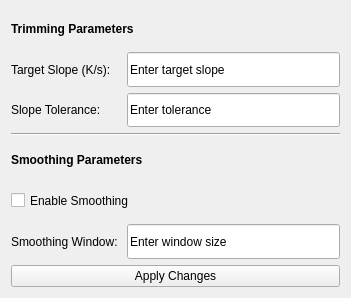
<?xml version="1.0" encoding="UTF-8"?>
<ui version="4.0">
 <class>Form</class>
 <widget class="QWidget" name="Form">
  <property name="geometry">
   <rect>
    <x>0</x>
    <y>0</y>
    <width>351</width>
    <height>298</height>
   </rect>
  </property>
  <property name="sizePolicy">
   <sizepolicy hsizetype="Expanding" vsizetype="Expanding">
    <horstretch>0</horstretch>
    <verstretch>0</verstretch>
   </sizepolicy>
  </property>
  <property name="windowTitle">
   <string>Trimming Options</string>
  </property>
  <layout class="QGridLayout" name="gridLayout">
   <item row="0" column="0">
    <layout class="QGridLayout" name="gridLayout_2">
     <item row="2" column="0">
      <widget class="QLabel" name="label_3">
       <property name="sizePolicy">
        <sizepolicy hsizetype="Preferred" vsizetype="Expanding">
         <horstretch>0</horstretch>
         <verstretch>0</verstretch>
        </sizepolicy>
       </property>
       <property name="text">
        <string>Slope Tolerance: </string>
       </property>
      </widget>
     </item>
     <item row="0" column="0" colspan="2">
      <widget class="QLabel" name="label">
       <property name="sizePolicy">
        <sizepolicy hsizetype="Expanding" vsizetype="Expanding">
         <horstretch>0</horstretch>
         <verstretch>0</verstretch>
        </sizepolicy>
       </property>
       <property name="font">
        <font>
         <weight>75</weight>
         <bold>true</bold>
         <underline>false</underline>
        </font>
       </property>
       <property name="text">
        <string>Trimming Parameters</string>
       </property>
      </widget>
     </item>
     <item row="6" column="1">
      <widget class="QLineEdit" name="lineEdit_SmoothingWindow">
       <property name="sizePolicy">
        <sizepolicy hsizetype="Expanding" vsizetype="Expanding">
         <horstretch>0</horstretch>
         <verstretch>0</verstretch>
        </sizepolicy>
       </property>
       <property name="text">
        <string>Enter window size</string>
       </property>
      </widget>
     </item>
     <item row="2" column="1">
      <widget class="QLineEdit" name="lineEdit_SlopeTolerance">
       <property name="sizePolicy">
        <sizepolicy hsizetype="Expanding" vsizetype="Expanding">
         <horstretch>0</horstretch>
         <verstretch>0</verstretch>
        </sizepolicy>
       </property>
       <property name="text">
        <string>Enter tolerance</string>
       </property>
      </widget>
     </item>
     <item row="5" column="0" colspan="2">
      <widget class="QCheckBox" name="checkBox_EnableSmoothing">
       <property name="sizePolicy">
        <sizepolicy hsizetype="Minimum" vsizetype="Expanding">
         <horstretch>0</horstretch>
         <verstretch>0</verstretch>
        </sizepolicy>
       </property>
       <property name="text">
        <string>Enable Smoothing</string>
       </property>
      </widget>
     </item>
     <item row="1" column="0">
      <widget class="QLabel" name="label_2">
       <property name="sizePolicy">
        <sizepolicy hsizetype="Preferred" vsizetype="Expanding">
         <horstretch>0</horstretch>
         <verstretch>0</verstretch>
        </sizepolicy>
       </property>
       <property name="text">
        <string>Target Slope (K/s): </string>
       </property>
      </widget>
     </item>
     <item row="6" column="0">
      <widget class="QLabel" name="label_5">
       <property name="sizePolicy">
        <sizepolicy hsizetype="Preferred" vsizetype="Expanding">
         <horstretch>0</horstretch>
         <verstretch>0</verstretch>
        </sizepolicy>
       </property>
       <property name="text">
        <string>Smoothing Window: </string>
       </property>
      </widget>
     </item>
     <item row="1" column="1">
      <widget class="QLineEdit" name="lineEdit_TargetSlope">
       <property name="sizePolicy">
        <sizepolicy hsizetype="Expanding" vsizetype="Expanding">
         <horstretch>0</horstretch>
         <verstretch>0</verstretch>
        </sizepolicy>
       </property>
       <property name="text">
        <string>Enter target slope</string>
       </property>
      </widget>
     </item>
     <item row="3" column="0" colspan="2">
      <widget class="Line" name="line">
       <property name="orientation">
        <enum>Qt::Horizontal</enum>
       </property>
      </widget>
     </item>
     <item row="4" column="0" colspan="2">
      <widget class="QLabel" name="label_4">
       <property name="sizePolicy">
        <sizepolicy hsizetype="Preferred" vsizetype="Expanding">
         <horstretch>0</horstretch>
         <verstretch>0</verstretch>
        </sizepolicy>
       </property>
       <property name="font">
        <font>
         <weight>75</weight>
         <bold>true</bold>
        </font>
       </property>
       <property name="text">
        <string>Smoothing Parameters</string>
       </property>
      </widget>
     </item>
     <item row="7" column="0" colspan="2">
      <widget class="QPushButton" name="pushButton_ApplyChanges">
       <property name="text">
        <string>Apply Changes</string>
       </property>
      </widget>
     </item>
    </layout>
   </item>
  </layout>
 </widget>
 <resources/>
 <connections/>
</ui>
